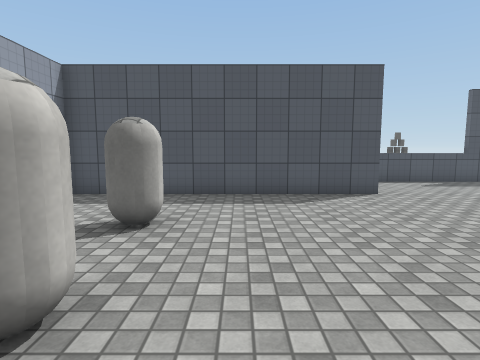
[1] (above)

16 first-person views from a walk through a 3-D level made in the Unity game engine. The camera is 1.4 m above the floor, tilts 6° down and sees 80° across. The floor is counted in squares, 1 m on a side. Each view is taken from the middle of a square. On the plan, view 1 faces up. The plan holds only what a view shows up to about 14 squares ahead; the rest is blank. The place goes on beyond the plan. The player is left out. Surface patterns are stand-ins for the level's own textures.

[2]
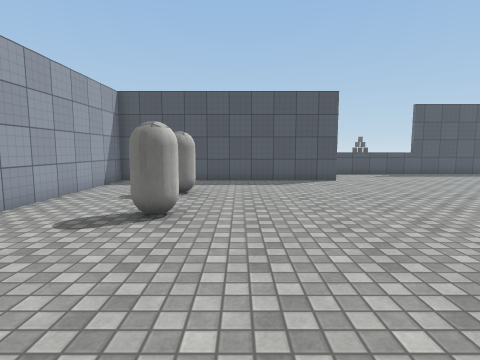

[3]
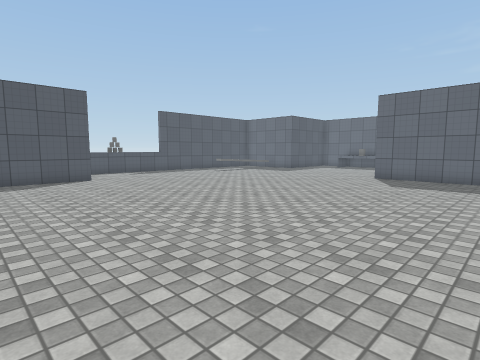

[4]
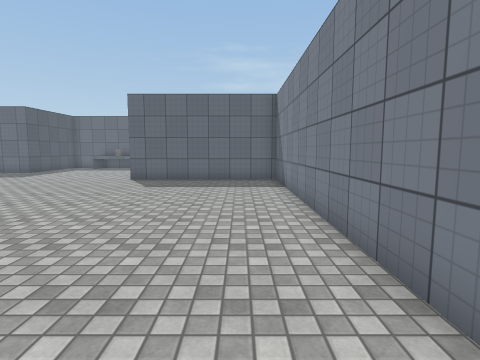

[5]
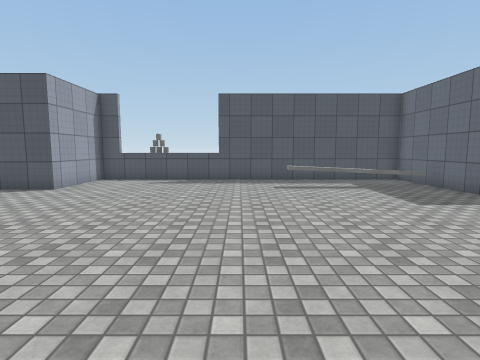

[6]
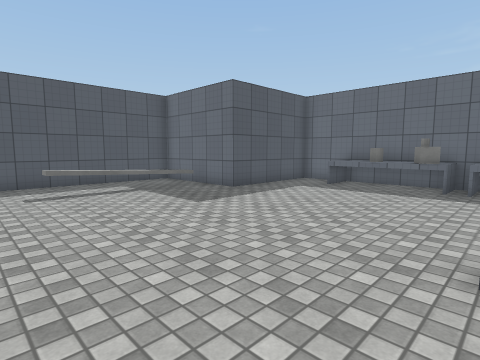

[7]
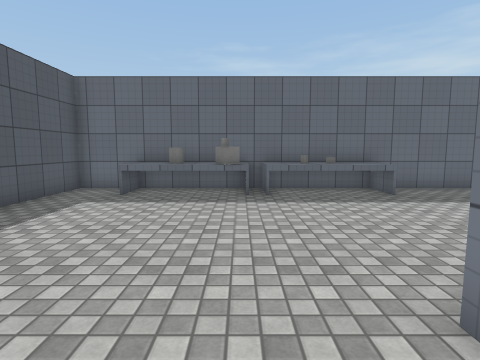

[8]
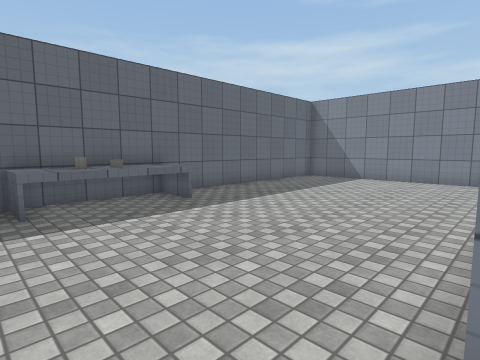

[9]
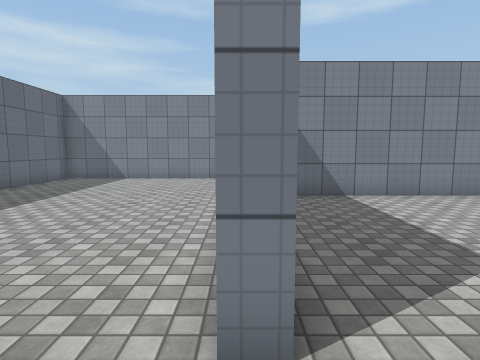

[10]
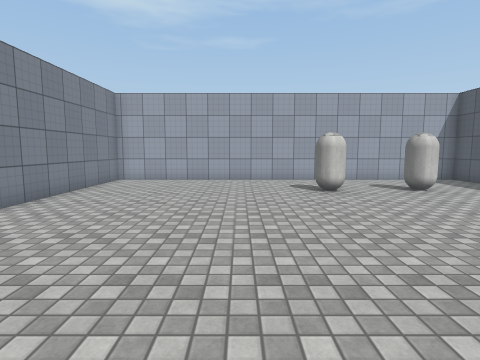

[11]
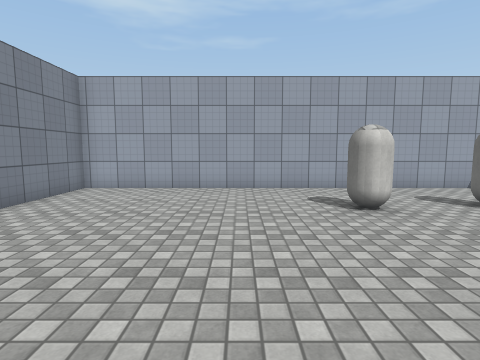

[12]
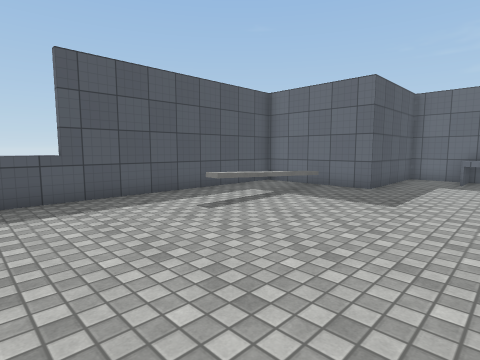

[13]
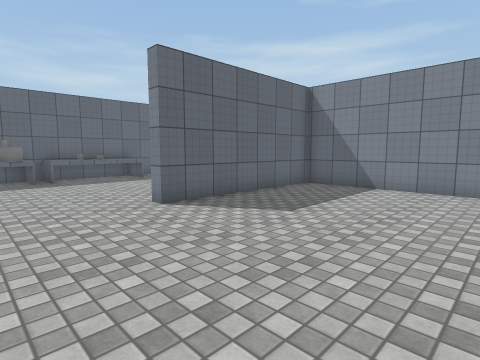

[14]
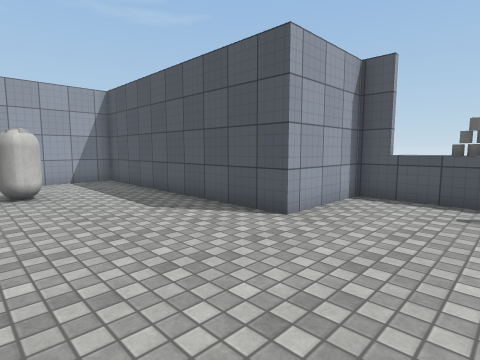

[15]
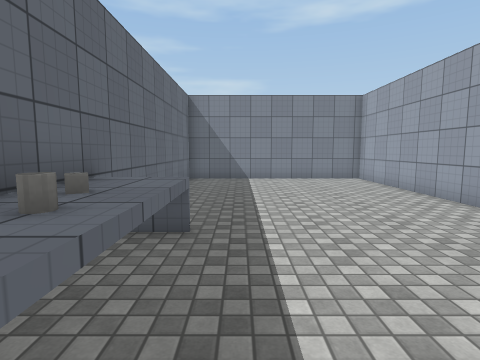

[16]
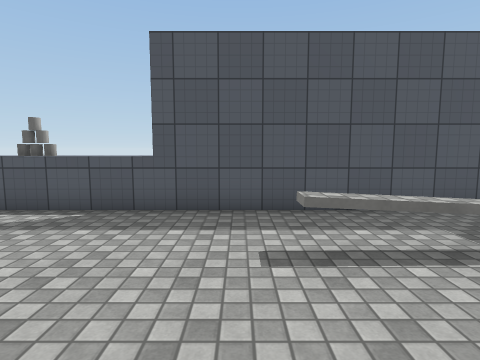

### Floor plan
Key: @ floor where view 1 was taken; # wall or solid block; . floor; ^ raised ledge; O other object.
Columns run from 6 left of view 1 to 24 right of it. Each row starts with its distance up from view 1.
 14             ^^^^
 13           ##^O^^^#########
 12           #..............#
 11           #..............#
 10           #........^^^^^^#
  9 ###########..............#
  8 #........................######
  7 #.............................#
  6 #...O.......................^^#
  5 #...O.......................^^#
  4 #...........................^O#
  3 #...........................OO#
  2 #...OO......................OO#
  1 #...........................^^#
  0 #.....@..............#......^O#
 -1 #....................#......^O#
 -2 #....................#......^^#
 -3 #....................#......^^#
 -4 #....................#........#
 -5 #....................#........#
 -6 #....................#........#
 -7 ######################........#
 -8                      #........#
 -9                      #........#
-10                      #........#
-11                      #........#
-12                      ##########

Where each view was taken, in squares from view 1:
view 1: 0 up, 0 right, facing up
view 2: 4 down, 0 right, facing up
view 3: 5 down, 0 right, facing up-right
view 4: 5 down, 1 right, facing right
view 5: 1 down, 11 right, facing up
view 6: 0 up, 11 right, facing up-right
view 7: 2 up, 13 right, facing right
view 8: 2 up, 15 right, facing down-right
view 9: 2 up, 15 right, facing down
view 10: 1 down, 8 right, facing left
view 11: 1 down, 5 right, facing left
view 12: 4 up, 8 right, facing up-right
view 13: 4 up, 8 right, facing down-right
view 14: 4 up, 8 right, facing up-left
view 15: 2 up, 21 right, facing down
view 16: 6 up, 12 right, facing up
